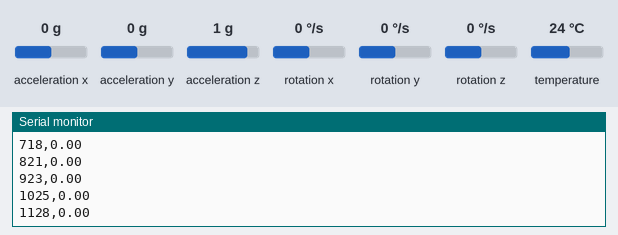
The sketch below on a simulated ESP32. On the bench: the last lines printed to the serial monitor. Inputs (shaded band) come from the test bench; at power-on: acceleration y 0 g, acceleration z 1 g, acceleration x 0 g, rotation x 0 °/s, rotation y 0 °/s, rotation z 0 °/s, temperature 24 °C.

Above: at 1.2 s.
1.3 s: acceleration y set to -1.4 g
At 1.34 s:
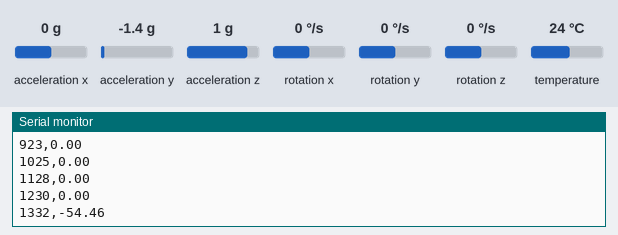
2.8 s: acceleration z set to -1.4 g
At 2.87 s:
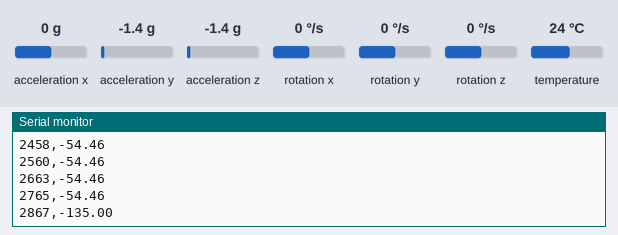
4.3 s: acceleration y set to -0.8 g
At 4.3 s:
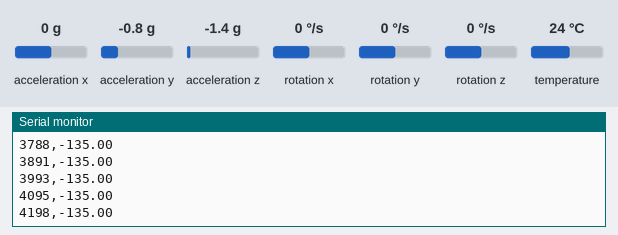
Timing chart, 0 to 7.3 s (numbered marks = the images above; inputs shaded):
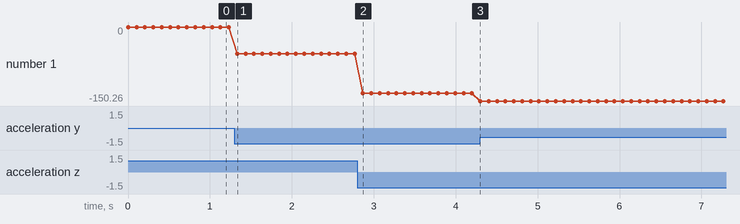

The sketch:

MPU_Test.ino
```cpp
#include <Adafruit_MPU6050.h>
#include <Adafruit_Sensor.h>
#include <Wire.h>
#include <ESP32Servo.h>
Adafruit_MPU6050 IMU1;

unsigned long startTime1;

void setup() {
  // Initialize serial communication
  Serial.begin(115200);

  Wire.begin();

  if (!IMU1.begin()) {
    Serial.println("Failed to find MPU6050 chip");
    while (1) {
      delay(10);
    }
  }
  IMU1.setAccelerometerRange(MPU6050_RANGE_8_G);
  IMU1.setGyroRange(MPU6050_RANGE_500_DEG);
  IMU1.setFilterBandwidth(MPU6050_BAND_21_HZ);
  startTime1 = millis();
  Serial.println("Time (ms),Angle (degrees)");
}

void loop() {

  sensors_event_t a, g, temp;
  IMU1.getEvent(&a, &g, &temp);

  float roll = atan2(a.acceleration.y, a.acceleration.z) * 180 / PI;
  unsigned long elapsedTime = millis() - startTime1;
  Serial.print(elapsedTime);
  Serial.print(",");
  Serial.println(roll, 2);


  delay(100);
}
```

Measured:
- after the input at 1.3 s, the serial monitor: prints a new line at once (image 1)
- after the input at 2.8 s, the serial monitor: prints a new line after 0.07 s (image 2)
- plotted number 1: 0 → -54.46 after the input at 1.3 s, -54.46 → -135 after the input at 2.8 s
